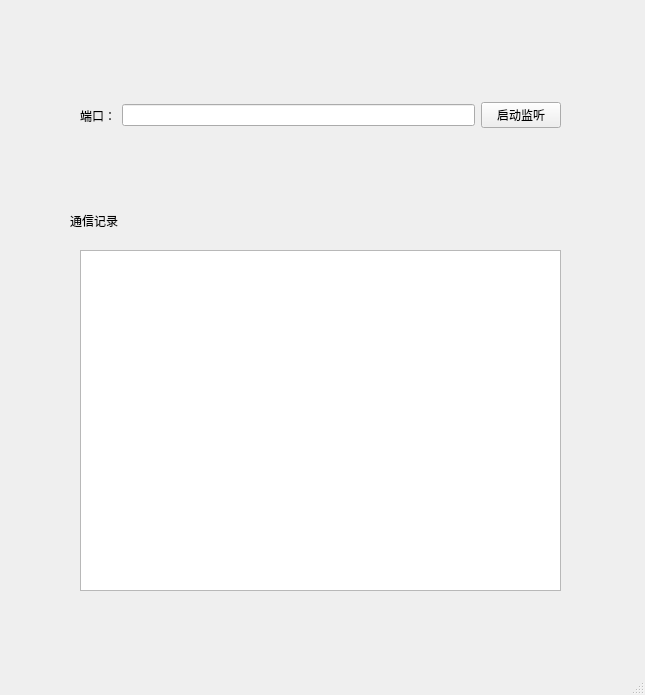
<?xml version="1.0" encoding="UTF-8"?>
<ui version="4.0">
 <class>MainWindow</class>
 <widget class="QMainWindow" name="MainWindow">
  <property name="geometry">
   <rect>
    <x>0</x>
    <y>0</y>
    <width>645</width>
    <height>695</height>
   </rect>
  </property>
  <property name="windowTitle">
   <string>MainWindow</string>
  </property>
  <widget class="QWidget" name="centralwidget">
   <widget class="QWidget" name="widget" native="true">
    <property name="geometry">
     <rect>
      <x>80</x>
      <y>50</y>
      <width>481</width>
      <height>131</height>
     </rect>
    </property>
    <layout class="QHBoxLayout" name="horizontalLayout">
     <item>
      <widget class="QLabel" name="label">
       <property name="text">
        <string>端口：</string>
       </property>
      </widget>
     </item>
     <item>
      <widget class="QLineEdit" name="portline"/>
     </item>
     <item>
      <widget class="QPushButton" name="listenButton">
       <property name="text">
        <string>启动监听</string>
       </property>
      </widget>
     </item>
    </layout>
   </widget>
   <widget class="QWidget" name="widget_2" native="true">
    <property name="geometry">
     <rect>
      <x>50</x>
      <y>190</y>
      <width>531</width>
      <height>441</height>
     </rect>
    </property>
    <widget class="QLabel" name="label_2">
     <property name="geometry">
      <rect>
       <x>20</x>
       <y>20</y>
       <width>91</width>
       <height>21</height>
      </rect>
     </property>
     <property name="text">
      <string>通信记录</string>
     </property>
    </widget>
    <widget class="QTextEdit" name="readtext">
     <property name="geometry">
      <rect>
       <x>30</x>
       <y>60</y>
       <width>481</width>
       <height>341</height>
      </rect>
     </property>
    </widget>
   </widget>
  </widget>
  <widget class="QMenuBar" name="menubar">
   <property name="geometry">
    <rect>
     <x>0</x>
     <y>0</y>
     <width>645</width>
     <height>21</height>
    </rect>
   </property>
  </widget>
  <widget class="QStatusBar" name="statusbar"/>
 </widget>
 <resources/>
 <connections/>
</ui>
